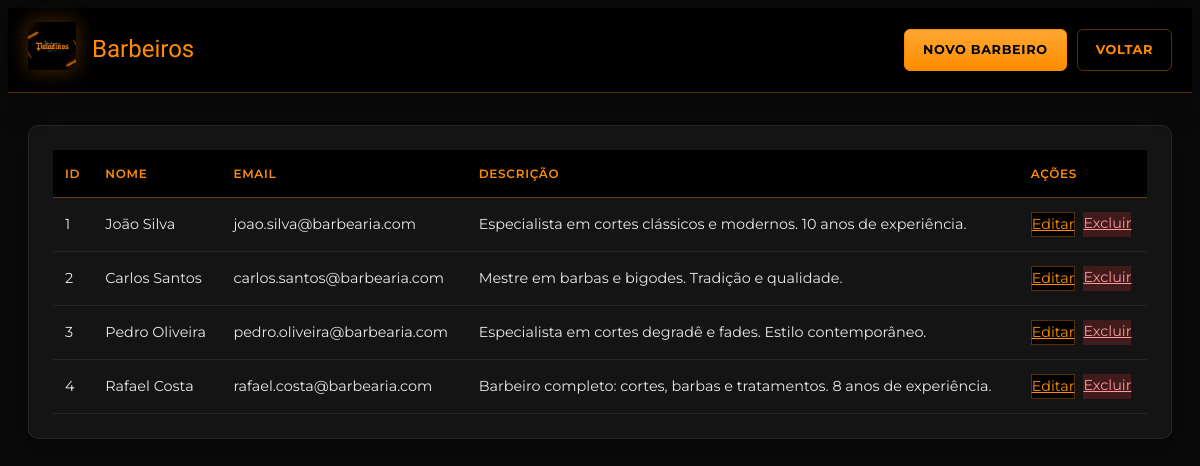
/admin/barbeiro/listar-barbeiro.php, run on the app's committed database.
### tables this page shows
CREATE TABLE `barbeiros` (
  `id` int(11) NOT NULL,
  `email` varchar(100) NOT NULL,
  `senha` varchar(50) NOT NULL,
  `nome` varchar(100) NOT NULL,
  `descricao` varchar(300) NOT NULL
);

### admin/barbeiro/listar-barbeiro.php (the view, shortened to what this page needs)
<?php
    require_once(__DIR__ . "/../conectaMYSQL.php");
?>
<!DOCTYPE html>
<html lang="pt-BR">
<head>
<?php
require_once dirname(__DIR__, 2) . '/includes/admin/bootstrap.php';
?>
</head>
<body class="admin-body">
    <div class="table-container">
        <table>
            <thead>
                <tr>
                    <th>ID</th>
                    <th>Nome</th>
                    <th>Email</th>
                    <th>Descrição</th>
                    <th>Ações</th>
                </tr>
            </thead>
            <tbody>
        <?php
            $sql = "SELECT * FROM barbeiros";
            $resultado = mysqli_query($connect, $sql);
            if(mysqli_num_rows($resultado) > 0) {
                while($dados = mysqli_fetch_array($resultado)) {
                    echo "<tr>";
                    echo "<td>" . $dados['id'] . "</td>";
                    echo "<td>" . htmlspecialchars($dados['nome']) . "</td>";
                    echo "<td>" . htmlspecialchars($dados['email']) . "</td>";
                    echo "<td>" . htmlspecialchars($dados['descricao']) . "</td>";
                    echo "<td class='actions-cell'>";
                    echo "<a href='?query=admin/barbeiro/barbeiro-form-editar&id=" . $dados['id'] . "' class='btn-edit'>Editar</a>";
                    echo "<a href='?query=admin/barbeiro/barbeiro-excluir&id=" . $dados['id'] . "' class='btn-delete'>Excluir</a>";
                    echo "</td>";
                    echo "</tr>";
                }
            } else {
                echo "<tr><td colspan='5' class='empty-message'>Nenhum barbeiro cadastrado.</td></tr>";
            }
        ?>
            </tbody>
        </table>
    </div>
</body>
</html>

### assets/css/paladinos-theme.css (style rules this page uses)
:root { --pal-preto: #000000; --pal-fundo: #0a0a0a; --pal-card: #141414; --pal-card-hover: #1c1c1c; --pal-laranja: #ff8c00; --pal-laranja-claro: #ffa733; --pal-laranja-escuro: #e67e00; --pal-branco: #ffffff; --pal-texto: #e8e8e8; --pal-texto-suave: #a8a8a8; --pal-borda: rgba(255, 140, 0, 0.35); --pal-borda-suave: rgba(255, 255, 255, 0.08); --pal-glow: 0 0 20px rgba(255, 140, 0, 0.35); --pal-glow-forte: 0 0 28px rgba(255, 140, 0, 0.55); --font-corpo: 'Montserrat', 'Segoe UI', sans-serif; --font-gotica: 'UnifrakturMaguntia', Georgia, serif; --font-script: 'Great Vibes', cursive; --raio: 10px; --raio-sm: 6px; }
body { background: var(--pal-fundo); color: var(--pal-texto); font-family: var(--font-corpo); line-height: 1.6; }

### assets/css/admin-paladinos.css (style rules this page uses)
body.admin-body { background: var(--pal-fundo); color: var(--pal-texto); min-height: 100vh; }
.admin-btn-danger, .btn-delete { background: rgba(200, 50, 50, 0.25) !important; color: #ff9999 !important; border-color: rgba(220, 80, 80, 0.5) !important; }
.btn-edit, .admin-btn-edit { background: var(--pal-preto) !important; color: var(--pal-laranja) !important; border: 1px solid var(--pal-borda) !important; }
.table-container { background: var(--pal-card); border: 1px solid var(--pal-borda-suave); border-radius: var(--raio); padding: 24px; overflow-x: auto; box-shadow: 0 8px 32px rgba(0, 0, 0, 0.4); }
.admin-table, .table-container table { width: 100%; border-collapse: collapse; }
.admin-table thead, .table-container thead { background: var(--pal-preto); }
.admin-table thead th, .table-container thead th { padding: 14px 12px; text-align: left; font-weight: 600; font-size: 0.75rem; text-transform: uppercase; letter-spacing: 0.06em; color: var(--pal-laranja); border-bottom: 1px solid var(--pal-borda); }
.admin-table tbody tr, .table-container tbody tr { border-bottom: 1px solid var(--pal-borda-suave); transition: background 0.2s; }
.admin-table tbody td, .table-container tbody td { padding: 14px 12px; font-size: 0.9rem; color: var(--pal-texto); }
.actions-cell { display: flex; flex-wrap: wrap; gap: 8px; }

### data on the page
barbeiros: id "1", nome "João Silva", email "joao.silva@barbearia.com", descricao "Especialista em cortes clássicos e modernos. 10 anos de experiência."
barbeiros: id "2", nome "Carlos Santos", email "carlos.santos@barbearia.com", descricao "Mestre em barbas e bigodes. Tradição e qualidade."
barbeiros: id "3", nome "Pedro Oliveira", email "pedro.oliveira@barbearia.com", descricao "Especialista em cortes degradê e fades. Estilo contemporâneo."
barbeiros: id "4", nome "Rafael Costa", email "rafael.costa@barbearia.com", descricao "Barbeiro completo: cortes, barbas e tratamentos. 8 anos de experiência."

### other printed values
$titulo "Barbeiros"
$acao['label'] "NOVO BARBEIRO"
$acao['label'] "VOLTAR"
